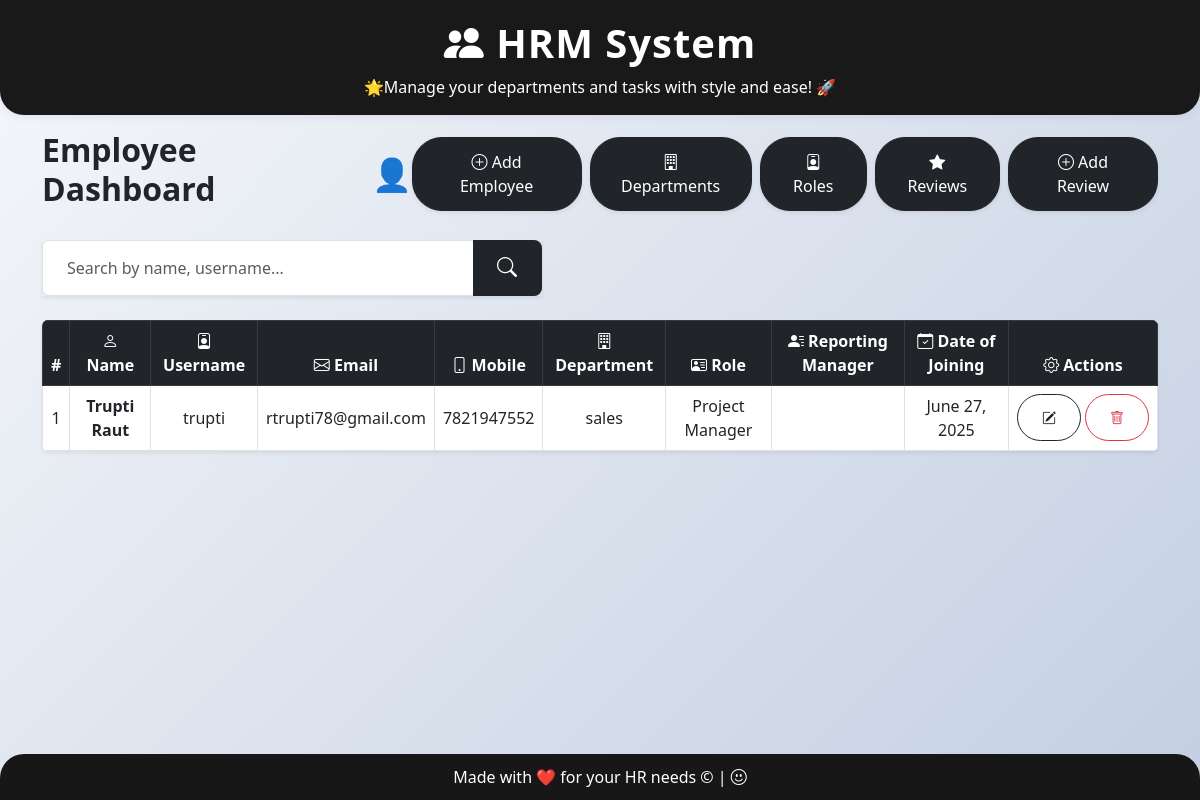
The app's page /departments/employees/ (signed in) with its own data.
### department/models.py (models this page shows, shortened)
class Employee(models.Model):
    employee_id = models.AutoField(primary_key=True)
    first_name = models.CharField(max_length=100)
    last_name = models.CharField(max_length=100)
    username = models.CharField(max_length=100, unique=True)
    password = models.CharField(max_length=100)
    email = models.EmailField(max_length=100, unique=True)
    mobile = models.CharField(max_length=100)
    date_of_joining = models.DateField()
    created_at = models.DateTimeField(auto_now_add=True)
    updated_at = models.DateTimeField(auto_now=True)
    dept = models.ForeignKey(Department, null=True, on_delete=models.SET_NULL)
    role = models.ForeignKey(Role, null=True, on_delete=models.SET_NULL)
    reporting_manager = models.ForeignKey('self', null=True, blank=True, on_delete=models.SET_NULL)

class Department(models.Model):
    id = models.BigAutoField(primary_key=True)
    dept_name = models.CharField(max_length=100)
    description = models.CharField(max_length=300)
    created_at = models.DateTimeField(auto_now_add=True)
    updated_at = models.DateTimeField(auto_now=True)
    status = models.BooleanField(default=True)
    def __str__(self):
        return self.dept_name

class Role(models.Model):
    role_id = models.AutoField(primary_key=True)
    role_name = models.CharField(max_length=100, unique=True)
    description = models.CharField(max_length=200)
    created_at = models.DateTimeField(auto_now_add=True)
    updated_at = models.DateTimeField(auto_now=True)
    status = models.BooleanField(default=True)
    department = models.ForeignKey(Department, on_delete=models.CASCADE, related_name='roles', null=True, blank=True)
    def __str__(self):
        return self.role_name

### department/views.py (the view, shortened to what this page needs)
# urls.py: path('employees/', views.employee_dashboard, name='employee_dashboard'),
def employee_dashboard(request):
    if request.user.is_authenticated and request.user.is_superuser:
        employees = Employee.objects.all()
        query = request.GET.get("search", "")
        return render(request, "employee/dashboard.html", {"employees": employees, "search": query})

### templates/employee/dashboard.html (shortened to what this page needs)
{% extends "base.html" %}
{% block extra_head %}
<link rel="stylesheet" href="https://cdn.jsdelivr.net/npm/bootstrap-icons@1.10.5/font/bootstrap-icons.css"/>
{% endblock %}
{% block content %}
<div class="d-flex align-items-center justify-content-between mb-4">
  <div class="d-flex align-items-center">
    <h2 class="me-2 text-dark fw-bold">Employee Dashboard</h2>
    <span class="fs-2">👤</span>
  </div>
  <div class="d-flex gap-2">
    {% if user.is_authenticated and user.is_superuser %}
      <a href="{% url 'add_employee' %}" class="btn btn-dark shadow-sm" style="border-radius: 30px">
        <i class="bi bi-plus-circle"></i> Add Employee
      </a>
      <a href="{% url 'department_dashboard' %}" class="btn btn-dark shadow-sm" style="border-radius: 30px">
        <i class="bi bi-building"></i> Departments
      </a>
      <a href="{% url 'role_dashboard' %}" class="btn btn-dark shadow-sm" style="border-radius: 30px">
        <i class="bi bi-person-badge"></i> Roles
      </a>
      <a href="{% url 'review_dashboard' %}" class="btn btn-dark shadow-sm" style="border-radius: 30px">
        <i class="bi bi-star-fill"></i> Reviews
      </a>
      <a href="{% url 'create_review' %}" class="btn btn-dark shadow-sm" style="border-radius: 30px">
        <i class="bi bi-plus-circle"></i> Add Review
      </a>
    {% endif %}
  </div>
</div>
{% if user.is_authenticated and user.is_superuser %}
  <form method="get" class="input-group mb-4 shadow-sm" style="max-width: 500px">
    <input type="text" name="search" value="{{ search }}" class="form-control px-4 py-2 border-end-0" placeholder="Search by name, username..." style="font-size: 1rem"/>
    <button class="btn btn-dark border-start-0" type="submit">
      <i class="bi bi-search fs-5"></i>
    </button>
  </form>
  <div class="table-responsive rounded shadow-sm">
    <table class="table table-bordered table-hover align-middle mb-0" style="background-color: #ffffff">
      <thead class="table-dark">
        <tr class="text-center">
          <th>#</th>
          <th><i class="bi bi-person"></i> Name</th>
          <th><i class="bi bi-person-badge"></i> Username</th>
          <th><i class="bi bi-envelope"></i> Email</th>
          <th><i class="bi bi-phone"></i> Mobile</th>
          <th><i class="bi bi-building"></i> Department</th>
          <th><i class="bi bi-person-vcard"></i> Role</th>
          <th><i class="bi bi-person-lines-fill"></i> Reporting Manager</th>
          <th><i class="bi bi-calendar-check"></i> Date of Joining</th>
          <th><i class="bi bi-gear"></i> Actions</th>
        </tr>
      </thead>
      <tbody>
        {% for employee in employees %}
        <tr class="text-center">
          <td class="align-middle">{{ forloop.counter }}</td>
          <td class="fw-semibold text-capitalize text-dark align-middle">{{ employee.first_name }} {{ employee.last_name }}</td>
          <td class="align-middle">{{ employee.username }}</td>
          <td class="align-middle">{{ employee.email }}</td>
          <td class="align-middle">{{ employee.mobile }}</td>
          <td class="align-middle">{{ employee.dept }}</td>
          <td class="align-middle">{{ employee.role }}</td>
          <td class="align-middle">{% if employee.reporting_manager %}{{ employee.reporting_manager.first_name }} {{ employee.reporting_manager.last_name }}{% endif %}</td>
          <td class="align-middle">{{ employee.date_of_joining }}</td>
          <td class="align-middle">
            <div class="d-flex flex-column flex-sm-row justify-content-center gap-1">
              <a href="{% url 'edit_employee' employee.employee_id %}" class="btn btn-sm btn-outline-dark rounded-pill">
                <i class="bi bi-pencil-square"></i>
              </a>
              <a href="{% url 'delete_employee' employee.employee_id %}" class="btn btn-sm btn-outline-danger rounded-pill">
                <i class="bi bi-trash"></i>
              </a>
            </div>
          </td>
        </tr>
        {% empty %}
        <tr>
          <td colspan="10" class="text-center text-muted py-4">😕 No employees found.</td>
        </tr>
        {% endfor %}
      </tbody>
    </table>
  </div>
{% endif %}
{% endblock %}

### templates/base.html (style rules this page uses)
html { height: 100%; background: linear-gradient(135deg, #f5f7fa 0%, #c3cfe2 100%); background-attachment: fixed; background-repeat: no-repeat; background-size: cover; }
body { min-height: 100%; margin: 0; display: flex; flex-direction: column; background: transparent; }

### templates/employee/dashboard.html (style rules this page uses)
.btn { border-radius: 8px; padding: 0.75rem 1.5rem; font-weight: 500; transition: all 0.3s ease; }
.table th { border-top: none; font-weight: 600; }

### records on screen
Employee: first_name "Trupti", last_name "Raut", username "trupti", email "rtrupti78@gmail.com", mobile "7821947552", dept "sales", role "Project Manager", date_of_joining "June 27, 2025"
